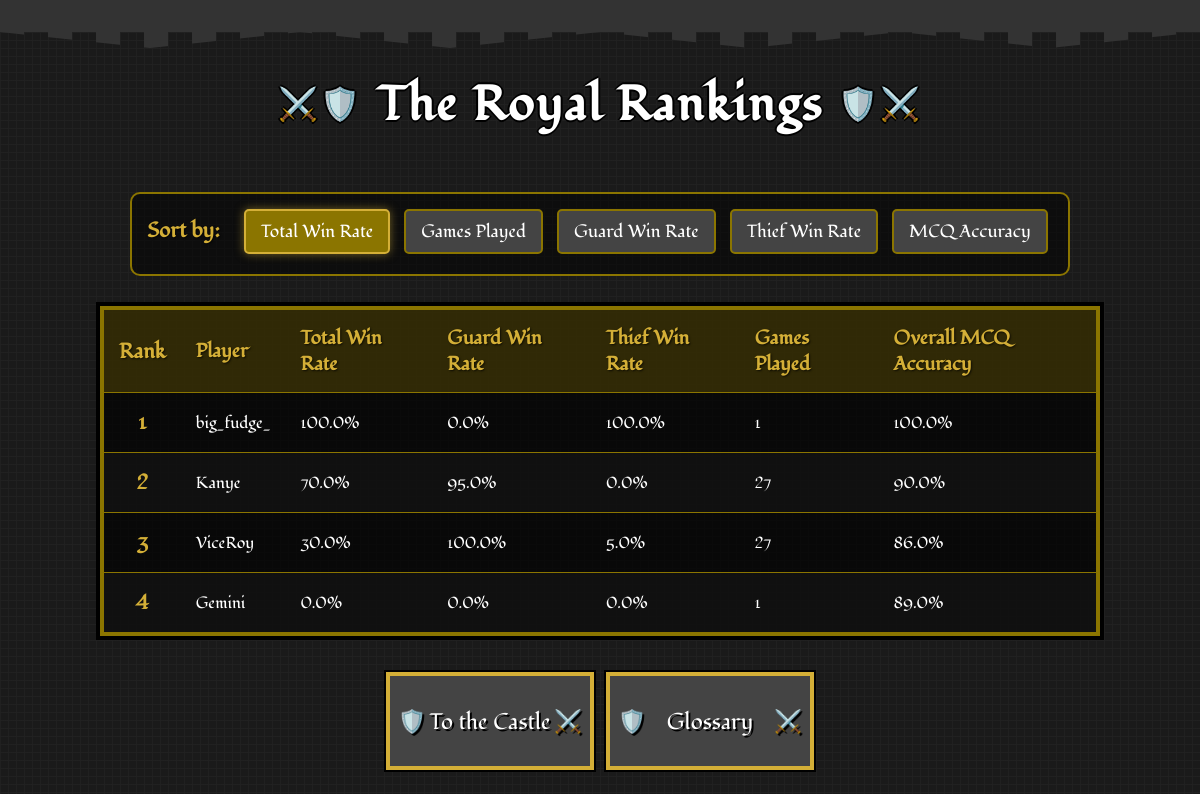
The page /leaderboard on the database as committed earlier.
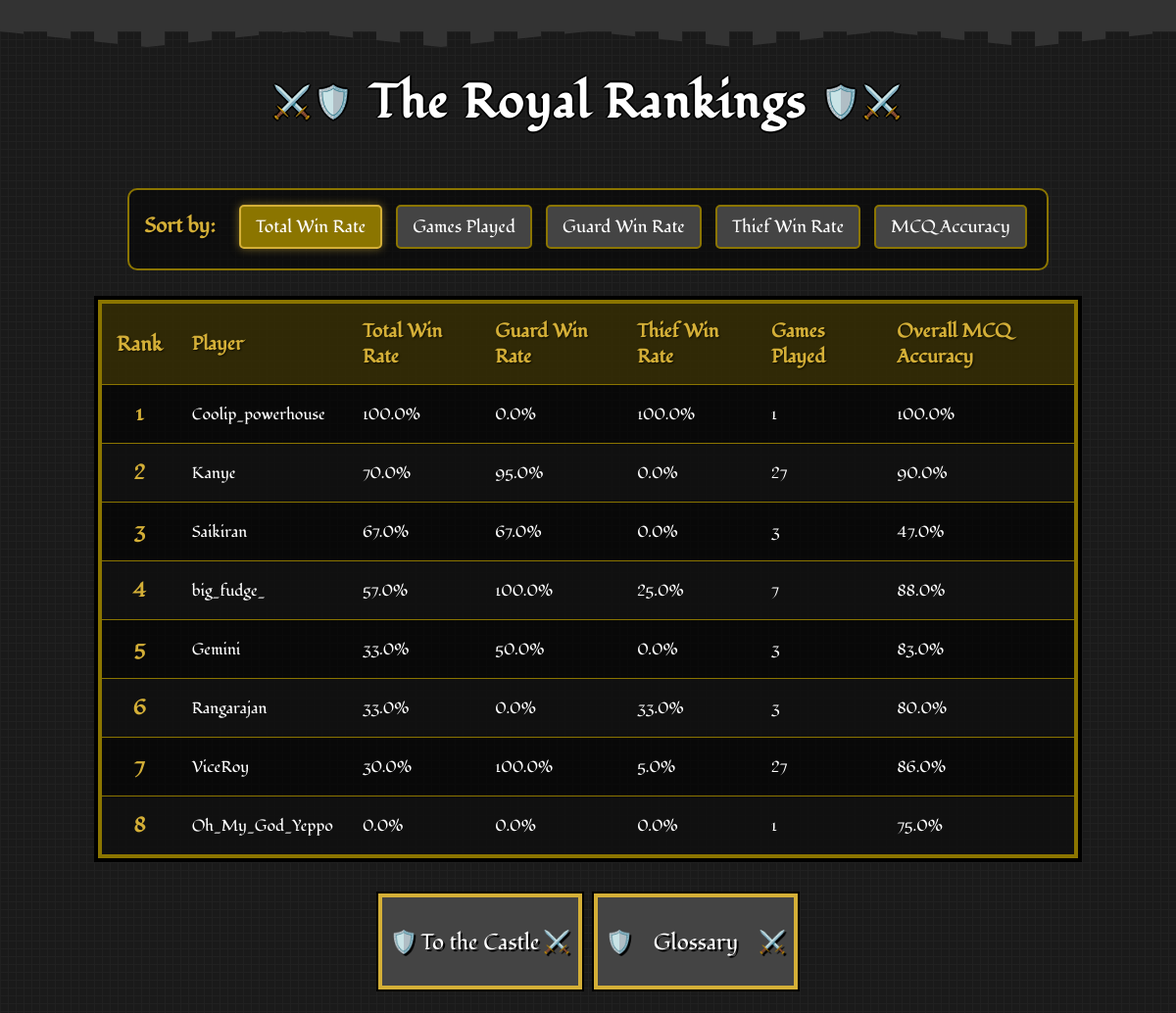
The same page on the database as committed later.
### app.py (models this page shows)
class PlayerStats(db.Model):
    id = db.Column(db.Integer, primary_key=True)
    user_id = db.Column(db.Integer, db.ForeignKey('user.id'), nullable=False)
    total_games_played = db.Column(db.Integer, default=0)
    games_played_as_guard = db.Column(db.Integer, default=0)
    games_played_as_thief = db.Column(db.Integer, default=0)
    total_games_won = db.Column(db.Integer, default=0)
    total_games_won_as_guard = db.Column(db.Integer, default=0)
    total_games_won_as_thief = db.Column(db.Integer, default=0)
    total_win_rate = db.Column(db.Float, default=0.0)
    win_rate_as_guard = db.Column(db.Float, default=0.0)
    win_rate_as_thief = db.Column(db.Float, default=0.0)
    total_answer_accuracy = db.Column(db.Float, default=0.0)
    total_questions_attempted = db.Column(db.Integer, default=0)
    total_right_answers = db.Column(db.Integer, default=0)
    game_right_answers = db.Column(db.Integer, default=0)
    game_total_questions = db.Column(db.Integer, default=0)
    answer_accuracy_in_last_game = db.Column(db.Float, default=0.0)

class User(db.Model):
    id = db.Column(db.Integer, primary_key=True)
    username = db.Column(db.String(40), unique=True, nullable=False)
    password_hash = db.Column(db.String(200), nullable=False)
    stats = db.relationship('PlayerStats', backref='user', uselist=False)

### app.py (the view)
@app.route('/leaderboard')
def leaderboard():
    sort_by = request.args.get('sort_by', 'total_win_rate')
    sort_options = {
        'games_played': PlayerStats.total_games_played,
        'total_win_rate': PlayerStats.total_win_rate,
        'win_rate_as_guard': PlayerStats.win_rate_as_guard,
        'win_rate_as_thief': PlayerStats.win_rate_as_thief,
        'mcq_accuracy': PlayerStats.total_answer_accuracy
    }
    sort_column = sort_options.get(sort_by, PlayerStats.total_win_rate)
    leaderboard_data = db.session.query(PlayerStats, User)\
        .join(User, PlayerStats.user_id == User.id)\
        .order_by(sort_column.desc())\
        .limit(20)\
        .all()
    return render_template('leaderboard.html',
                           leaderboard_data=leaderboard_data,
                           current_sort=sort_by)

### templates/leaderboard.html (shortened to what this page needs)
<!DOCTYPE html>
<html lang="en">
<head>
    <link rel="stylesheet" href="static/css/style.css">
    <link rel="stylesheet" href="static/css/leaderboard.css">
    <link rel="stylesheet" href="static/css/game-over.css">
</head>
<body>
    <div class="castle-top"></div>
    <h1>The Royal Rankings</h1>
    <div class="filters">
        <strong>Sort by:</strong>
        <a href="{{ url_for('leaderboard', sort_by='total_win_rate') }}"
           class="{{ 'active' if current_sort == 'total_win_rate' }}">Total Win Rate</a>
        <a href="{{ url_for('leaderboard', sort_by='games_played') }}"
           class="{{ 'active' if current_sort == 'games_played' }}">Games Played</a>
        <a href="{{ url_for('leaderboard', sort_by='win_rate_as_guard') }}"
           class="{{ 'active' if current_sort == 'win_rate_as_guard' }}">Guard Win Rate</a>
        <a href="{{ url_for('leaderboard', sort_by='win_rate_as_thief') }}"
           class="{{ 'active' if current_sort == 'win_rate_as_thief' }}">Thief Win Rate</a>
        <a href="{{ url_for('leaderboard', sort_by='mcq_accuracy') }}"
           class="{{ 'active' if current_sort == 'mcq_accuracy' }}">MCQ Accuracy</a>
    </div>
    <table>
        <thead>
            <tr>
                <th class="rank">Rank</th>
                <th>Player</th>
                <th>Total Win Rate</th>
                <th>Guard Win Rate</th>
                <th>Thief Win Rate</th>
                <th>Games Played</th>
                <th>Overall MCQ Accuracy</th>
            </tr>
        </thead>
        <tbody>
            {% for stats, user in leaderboard_data %}
            <tr>
                <td class="rank">{{ loop.index }}</td>
                <td>{{ user.username }}</td>
                <td>{{ stats.total_win_rate }}%</td>
                <td>{{ stats.win_rate_as_guard }}%</td>
                <td>{{ stats.win_rate_as_thief }}%</td>
                <td>{{ stats.total_games_played }}</td>
                <td>{{ stats.total_answer_accuracy }}%</td>
            </tr>
            {% else %}
            <tr>
                <td colspan="7" style="text-align: center;">No player data available yet.</td>
            </tr>
            {% endfor %}
        </tbody>
    </table>
    <div class="button-container">
        <a href="{{ url_for('home') }}"><button class="shield-btn game-over-btn">To the Castle</button></a>
        <a href="{{ url_for('glossary') }}"><button class="shield-btn game-over-btn">Glossary</button></a>
    </div>
</body>
</html>

### static/css/style.css (style rules this page uses)
body { font-family: "Fondamento", serif; background-color: #1a1a1a; background-image: linear-gradient(90deg, rgba(34,34,34,0.8) 1px, transparent 1px), linear-gradient(rgba(34,34,34,0.8) 1px, transparent 1px); background-size: 8px 8px; color: white; margin: 0; padding: 0; text-align: center; position: relative; min-height: 100vh; display: flex; flex-direction: column; justify-content: space-between; }
.castle-top { height: 32px; background-color: #333; position: relative; margin-bottom: 16px; image-rendering: pixelated; }
.castle-top::before { content: ""; position: absolute; top: 100%; left: 0; right: 0; height: 16px; background-image: repeating-linear-gradient(90deg, #333 0px, #333 24px, transparent 24px, transparent 48px); background-size: 48px 16px; clip-path: polygon( 0% 0%, 12.5% 100%, 25% 0%, 37.5% 100%, 50% 0%, 62.5% 100%, 75% 0%, 87.5% 100%, 100% 0% ); image-rendering: pixelated; }
h1 { font-family: "Fondamento", serif; text-align: center; font-size: 3rem; color: white; text-shadow: 2px 0 #000, -2px 0 #000, 0 2px #000, 0 -2px #000; margin: 24px 0; letter-spacing: 2px; position: relative; image-rendering: pixelated; }
h1::before { content: "⚔️🛡️"; font-size: 2rem; position: relative; top: -5px; margin: 0 15px; }
h1::after { content: "🛡️⚔️"; font-size: 2rem; position: relative; top: -5px; margin: 0 15px; }
button.shield-btn { font-family: "Fondamento", serif; background-color: #444; color: white; border: none; box-shadow: 0 0 0 4px #d4af37, 0 0 0 6px #000; padding: 14px 22px; margin: 10px; font-size: 1.4rem; cursor: pointer; position: relative; transition: all 0.2s steps(5); text-shadow: 2px 2px 0 #000; width: 200px; height: 90px; image-rendering: pixelated; }
button.shield-btn::before { content: "🛡️ "; position: absolute; left: 8px; top: 50%; transform: translateY(-50%); }

### static/css/leaderboard.css (style rules this page uses)
body { font-family: "Fondamento", serif; background-color: #1a1a1a; background-image: linear-gradient(90deg, rgba(34,34,34,0.8) 1px, transparent 1px), linear-gradient(rgba(34,34,34,0.8) 1px, transparent 1px); background-size: 8px 8px; color: white; margin: 0; padding: 0; text-align: center; }
h1 { font-family: "Fondamento", serif; text-align: center; font-size: 3rem; color: white; text-shadow: 2px 0 #000, -2px 0 #000, 0 2px #000, 0 -2px #000; margin: 24px 0; letter-spacing: 2px; }
.filters { text-align: center; margin: 30px auto; max-width: 1000px; background-color: rgba(0, 0, 0, 0.5); padding: 15px; border: 2px solid #8b7500; border-radius: 10px; }
.filters strong { color: #d4af37; font-size: 1.3rem; margin-right: 15px; text-shadow: 1px 1px 2px rgba(0, 0, 0, 0.7); }
.filters a { font-family: "Fondamento", serif; text-decoration: none; padding: 8px 15px; margin: 0 5px; border-radius: 5px; background-color: #444; color: white; border: 2px solid #8b7500; transition: all 0.2s; font-size: 1.1rem; display: inline-block; margin-bottom: 5px; }
.filters a.active { background-color: #8b7500; color: white; border-color: #d4af37; box-shadow: 0 0 10px rgba(212, 175, 55, 0.5); }
table { width: 100%; max-width: 1000px; margin: 0 auto; border-collapse: collapse; background-color: rgba(0, 0, 0, 0.7); border: 4px solid #8b7500; box-shadow: 0 0 0 4px #000; }
th, td { padding: 15px; text-align: left; border-bottom: 1px solid #8b7500; }
thead th { background-color: rgba(139, 117, 0, 0.3); color: #d4af37; font-weight: bold; text-shadow: 1px 1px 2px rgba(0, 0, 0, 0.7); font-size: 1.2rem; }
tbody tr:nth-child(even) { background-color: rgba(34, 34, 34, 0.3); }
.rank { font-weight: bold; text-align: center; color: #d4af37; font-size: 1.3rem; }
.button-container { display: flex; justify-content: center; margin: 30px auto; }
.shield-btn { font-family: "Fondamento", serif; background-color: #444; color: white; border: none; box-shadow: 0 0 0 4px #d4af37, 0 0 0 6px #000; padding: 14px 22px; margin: 10px; font-size: 1.4rem; cursor: pointer; position: relative; transition: all 0.2s steps(5); text-shadow: 2px 2px 0 #000; }

### static/css/game-over.css (style rules this page uses)
button.game-over-btn::after { content: "⚔️"; position: absolute; right: 8px; top: 50%; transform: translateY(-50%); }

Rows that differ between the two databases and show on the page:
added PlayerStats: username "Coolip_powerhouse", total_win_rate "100.0", win_rate_as_guard "0.0", win_rate_as_thief "100.0", total_games_played "1", total_answer_accuracy "100.0"
changed PlayerStats "Kanye": moves up the list
added PlayerStats: username "Saikiran", total_win_rate "67.0", win_rate_as_guard "67.0", win_rate_as_thief "0.0", total_games_played "3", total_answer_accuracy "47.0"
changed PlayerStats "big_fudge_": total_win_rate "100.0" → "57.0"; win_rate_as_guard "0.0" → "100.0"; win_rate_as_thief "100.0" → "25.0"; total_games_played "1" → "7"; total_answer_accuracy "100.0" → "88.0"
changed PlayerStats "Gemini": total_win_rate "0.0" → "33.0"; win_rate_as_guard "0.0" → "50.0"; total_games_played "1" → "3"; total_answer_accuracy "89.0" → "83.0"; moves up the list
added PlayerStats: username "Rangarajan", total_win_rate "33.0", win_rate_as_guard "0.0", win_rate_as_thief "33.0", total_games_played "3", total_answer_accuracy "80.0"
added PlayerStats: username "Oh_My_God_Yeppo", total_win_rate "0.0", win_rate_as_guard "0.0", win_rate_as_thief "0.0", total_games_played "1", total_answer_accuracy "75.0"
